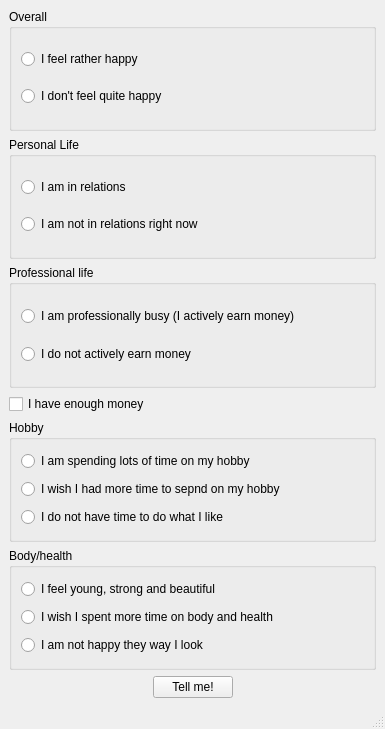
<?xml version="1.0" encoding="UTF-8"?>
<ui version="4.0">
 <class>MainWindow</class>
 <widget class="QMainWindow" name="MainWindow">
  <property name="enabled">
   <bool>true</bool>
  </property>
  <property name="geometry">
   <rect>
    <x>0</x>
    <y>0</y>
    <width>385</width>
    <height>729</height>
   </rect>
  </property>
  <property name="sizePolicy">
   <sizepolicy hsizetype="Expanding" vsizetype="Expanding">
    <horstretch>0</horstretch>
    <verstretch>0</verstretch>
   </sizepolicy>
  </property>
  <property name="windowTitle">
   <string>Happiness Meter</string>
  </property>
  <widget class="QWidget" name="centralwidget">
   <layout class="QGridLayout" name="gridLayout">
    <item row="0" column="0">
     <layout class="QVBoxLayout" name="verticalLayout">
      <item>
       <widget class="QGroupBox" name="GBOverall">
        <property name="title">
         <string>Overall</string>
        </property>
        <layout class="QVBoxLayout" name="verticalLayout_5">
         <item>
          <widget class="QRadioButton" name="RBOverallHappy">
           <property name="text">
            <string>I feel rather happy</string>
           </property>
          </widget>
         </item>
         <item>
          <widget class="QRadioButton" name="RBOverallNotHappy">
           <property name="text">
            <string>I don't feel quite happy</string>
           </property>
          </widget>
         </item>
        </layout>
       </widget>
      </item>
      <item>
       <widget class="QGroupBox" name="GBPersonalLife">
        <property name="title">
         <string>Personal Life</string>
        </property>
        <property name="checkable">
         <bool>false</bool>
        </property>
        <property name="checked">
         <bool>false</bool>
        </property>
        <layout class="QVBoxLayout" name="verticalLayout_2">
         <item>
          <widget class="QRadioButton" name="RBPersonalLTR">
           <property name="text">
            <string>I am in relations</string>
           </property>
          </widget>
         </item>
         <item>
          <widget class="QRadioButton" name="RBPersonalSometimes">
           <property name="text">
            <string>I am not in relations right now</string>
           </property>
          </widget>
         </item>
        </layout>
       </widget>
      </item>
      <item>
       <widget class="QGroupBox" name="GBProfessionalLife">
        <property name="title">
         <string>Professional life</string>
        </property>
        <property name="checkable">
         <bool>false</bool>
        </property>
        <property name="checked">
         <bool>false</bool>
        </property>
        <layout class="QVBoxLayout" name="verticalLayout_3">
         <item>
          <widget class="QRadioButton" name="RBProfessionalBusy">
           <property name="text">
            <string>I am professionally busy (I actively earn money)</string>
           </property>
          </widget>
         </item>
         <item>
          <widget class="QRadioButton" name="RBProfessionalNotBusy">
           <property name="text">
            <string>I do not actively earn money</string>
           </property>
          </widget>
         </item>
        </layout>
       </widget>
      </item>
      <item>
       <widget class="QCheckBox" name="CBEnoughMoney">
        <property name="text">
         <string>I have enough money</string>
        </property>
       </widget>
      </item>
      <item>
       <widget class="QGroupBox" name="GBHobby">
        <property name="title">
         <string>Hobby</string>
        </property>
        <property name="checkable">
         <bool>false</bool>
        </property>
        <property name="checked">
         <bool>false</bool>
        </property>
        <layout class="QGridLayout" name="gridLayout_2">
         <item row="2" column="0">
          <widget class="QRadioButton" name="RBHobbyBad">
           <property name="text">
            <string>I do not have time to do what I like</string>
           </property>
          </widget>
         </item>
         <item row="0" column="0">
          <widget class="QRadioButton" name="RBHobbyExc">
           <property name="text">
            <string>I am spending lots of time on my hobby</string>
           </property>
          </widget>
         </item>
         <item row="1" column="0">
          <widget class="QRadioButton" name="RBHobbyNorm">
           <property name="text">
            <string>I wish I had more time to sepnd on my hobby</string>
           </property>
          </widget>
         </item>
        </layout>
       </widget>
      </item>
      <item>
       <widget class="QGroupBox" name="GBHealth">
        <property name="title">
         <string>Body/health</string>
        </property>
        <property name="checkable">
         <bool>false</bool>
        </property>
        <property name="checked">
         <bool>false</bool>
        </property>
        <layout class="QVBoxLayout" name="verticalLayout_6">
         <item>
          <widget class="QRadioButton" name="RBHealthExc">
           <property name="text">
            <string>I feel young, strong and beautiful</string>
           </property>
          </widget>
         </item>
         <item>
          <widget class="QRadioButton" name="RBHealthNorm">
           <property name="text">
            <string>I wish I spent more time on body and health</string>
           </property>
          </widget>
         </item>
         <item>
          <widget class="QRadioButton" name="RBHealthBad">
           <property name="text">
            <string>I am not happy they way I look</string>
           </property>
          </widget>
         </item>
        </layout>
       </widget>
      </item>
      <item>
       <layout class="QHBoxLayout" name="horizontalLayout">
        <item>
         <spacer name="horizontalSpacer">
          <property name="orientation">
           <enum>Qt::Horizontal</enum>
          </property>
          <property name="sizeHint" stdset="0">
           <size>
            <width>40</width>
            <height>20</height>
           </size>
          </property>
         </spacer>
        </item>
        <item>
         <widget class="QPushButton" name="PBTell">
          <property name="text">
           <string>Tell me!</string>
          </property>
         </widget>
        </item>
        <item>
         <spacer name="horizontalSpacer_2">
          <property name="orientation">
           <enum>Qt::Horizontal</enum>
          </property>
          <property name="sizeHint" stdset="0">
           <size>
            <width>40</width>
            <height>20</height>
           </size>
          </property>
         </spacer>
        </item>
       </layout>
      </item>
     </layout>
    </item>
   </layout>
  </widget>
  <widget class="QMenuBar" name="menubar">
   <property name="geometry">
    <rect>
     <x>0</x>
     <y>0</y>
     <width>385</width>
     <height>26</height>
    </rect>
   </property>
  </widget>
  <widget class="QStatusBar" name="statusbar"/>
 </widget>
 <resources/>
 <connections/>
</ui>
